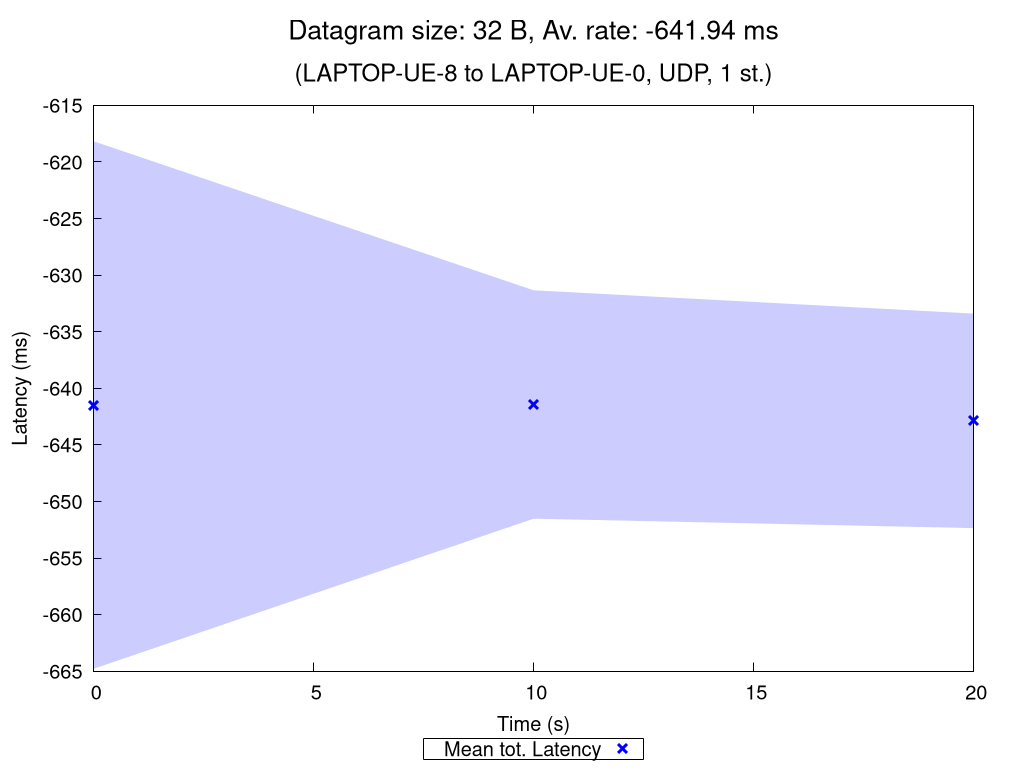

Recreate this plot in gnuplot.
set terminal pngcairo nocrop enhanced size 1024,768 font "Verdana,15"
set output "UDP_1_st_2020_11_02_12-43-15_two2one_00032B.png"

set title "{/=20 Datagram size: 32 B, Av. rate: -641.94 ms}\n\n{/=18 (LAPTOP-UE-8 to LAPTOP-UE-0, UDP, 1 st.)}"

set xlabel "Time (s)"
set ylabel "Latency (ms)"
set ytics nomirror
set key bmargin center horizontal box samplen 1 width -1
set bmargin 4.6
set rmargin 4.5

rf = 1.0  # rate factor
set style fill transparent solid 0.2 noborder
set autoscale xfix
plot "UDP_1_st_2020_11_02_12-43-15_two2one_00032B_iperf_processed.dat" using 1:($2/rf-$3/rf):($2/rf+$3/rf) with filledcurves lc rgb "blue" notitle, \
     "" using 1:($2/rf) with points pt 2 ps 1.5 lw 3 lc rgb "blue" title "Mean tot. Latency", \
